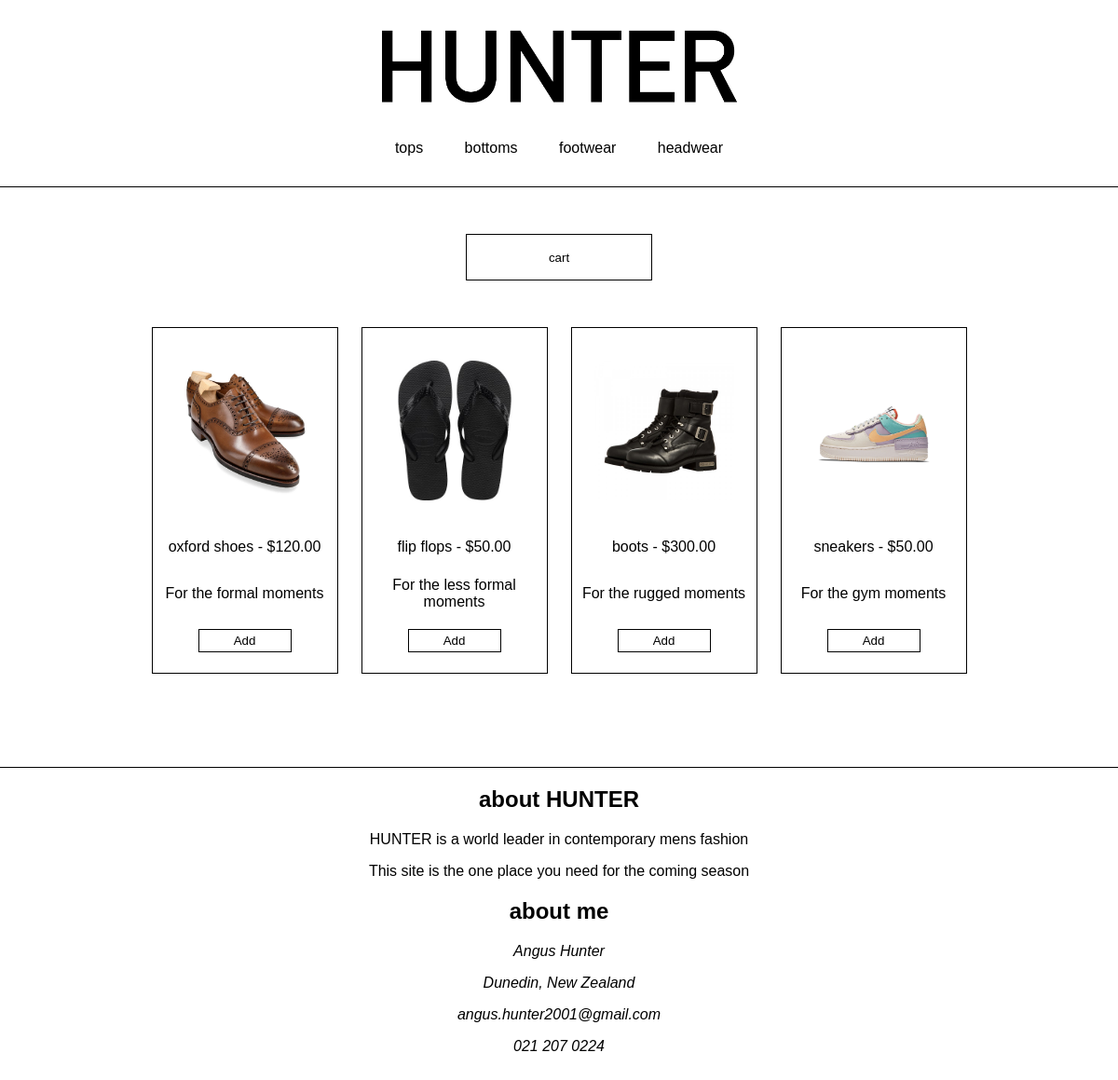
Page /user/footwear.php on the committed database.
### tables this page shows
CREATE TABLE products(
    product_id int(10) NOT NULL AUTO_INCREMENT,
    product_category varchar(50) NOT NULL,
    product_name varchar(50) NOT NULL,
    product_desc varchar(50) NOT NULL,
    product_price decimal(5, 2) NOT NULL,
    product_quantity int(10) NOT NULL,
    product_imagepath varchar(50) NOT NULL,
    PRIMARY KEY(product_id)
);

### www/user/footwear.php (the view, shortened to what this page needs)
<!DOCTYPE HTML PUBLIC "-//IETF//DTD HTML//EN">
<html lang="en">
    <head>
        <link rel="stylesheet" href="css/style.css"/>
    </head>
    <body>
        <header>
            <a href="index.php">
                <img src="images/logo.png" id="hunter">
            </a>
            <nav>
                <ul>
                    <li><a href="tops.php">tops</a></li>
                    <li><a href="bottoms.php">bottoms</a></li>
                    <li><a href="footwear.php">footwear</a></li>
                    <li><a href="headwear.php">headwear</a></li>
                </ul>
            </nav>
        </header>
        <main>
            <button id="cartButton">cart</button>
            <div class="wrapper">
                <?php
                    $db_host   = '192.168.2.13';
                    $db_name   = 'fvision';
                    $db_user   = 'webuser';
                    $db_passwd = 'insecure_db_pw';
                    $pdo_dsn = "mysql:host=$db_host;dbname=$db_name";
                    $pdo = new PDO($pdo_dsn, $db_user, $db_passwd);
                    $q = $pdo->query("SELECT * FROM products WHERE product_category='footwear'");
                    while($row = $q->fetch()){
                        echo "<div class='box'>";
                        echo "<a><img src='".$row["product_imagepath"]."' id='productImage'></a>";
                        echo "<p>".$row["product_name"]." - $".$row["product_price"]."</p>";
                        echo "<p>".$row["product_desc"]."</p>";
                        echo "<button id='addToCart'>Add</button>";
                        echo "</div>\n";
                    }
                ?>
            </div>
            <footer>
                <h2>about HUNTER</h2>
                <p>HUNTER is a world leader in contemporary mens fashion</p>
                <p>This site is the one place you need for the coming season</p>
                <h2>about me</h2>
                <address>
                    <p>Angus Hunter</p>
                    <p>Dunedin, New Zealand</p>
                    <p>angus.hunter2001@gmail.com</p>
                    <p>021 207 0224</p>
                </address>
            </footer>
        </main>
    </body>
</html>

### www/user/css/style.css (style rules this page uses)
body { font-family: sans-serif; margin: 0px; }
main { text-align: center; margin-top: 50px; }
footer { margin-top: 100px; margin-bottom: 50px; border-top-color: black; border-top-width: 1px; border-top-style: solid; }
#cartButton { width: 200px; height: 50px; margin-bottom: 50px; background-color: white; border-color: black; border-width: 1px; border-style: solid; }
#addToCart { width: 100px; height: 25px; color: rgb(0, 0, 0); background-color: white; margin-bottom: 0px; margin-left: auto; margin-right: auto; border-color: black; border-width: 1px; border-style: solid; }
header { text-align: center; height: 200px; margin-top: 0px; border-bottom-color: black; border-bottom-width: 1px; border-bottom-style: solid; }
#hunter { height: 150px; z-index: 10; }
nav ul { text-decoration: none; list-style-type: none; margin: 0; padding: 0; }
nav ul li { display: inline; padding: 20px; }
a { color: black; }
a:link { text-decoration: none; }
.wrapper { display: grid; grid-template-columns: 200px 200px 200px 200px; grid-gap: 25px; background-color: #fff; color: #444; align-items: center; justify-content: center; }
.box { background-color: rgb(255, 255, 255); color: rgb(0, 0, 0); height: 350px; align-items: center; display: grid; grid-template-rows: 200px 50px 50px 50px; border-color: black; border-width: 1px; border-style: solid; padding: 10px; }
#productImage { width: 150px; }

### rows in the picture
products: product_imagepath (picture), product_name "oxford shoes", product_price "120.00", product_desc "For the formal moments"
products: product_imagepath (picture), product_name "flip flops", product_price "50.00", product_desc "For the less formal moments"
products: product_imagepath (picture), product_name "boots", product_price "300.00", product_desc "For the rugged moments"
products: product_imagepath (picture), product_name "sneakers", product_price "50.00", product_desc "For the gym moments"
